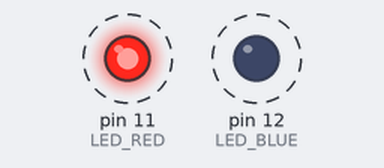
This sketch was run on a simulated Arduino Uno, built with avr-gcc and run on an emulated ATmega328P. On the bench: output pins drawn as LEDs (lit = HIGH). Dashed ring = blinking.

Above: at 0.5 s.
Timing chart, 0 to 4.6 s (numbered marks = the images above):
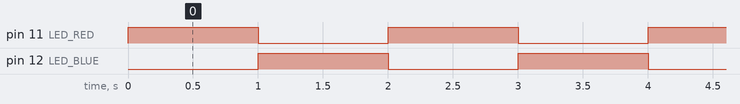

The sketch:

sketch_jan13a_Story2.ino
```cpp
int LED_RED = 11;
int LED_BLUE = 12;

// C++ code
//
void setup()
{
  pinMode(LED_RED, OUTPUT);
  pinMode(LED_BLUE, OUTPUT);
}

void loop()
{
  digitalWrite(LED_RED, HIGH);
  delay(1000);
  digitalWrite(LED_RED, LOW);
  delay(0);
  digitalWrite(LED_BLUE, HIGH);
  delay(1000);
  digitalWrite(LED_BLUE, LOW);
  delay(0);
}
```

Measured:
- by itself, pin 11 (LED_RED), pin 12 (LED_BLUE): alternates HIGH for 1.0 s and LOW for 1.0 s
- by itself, everything shown: repeats every 2.0 s, in 3 steps
